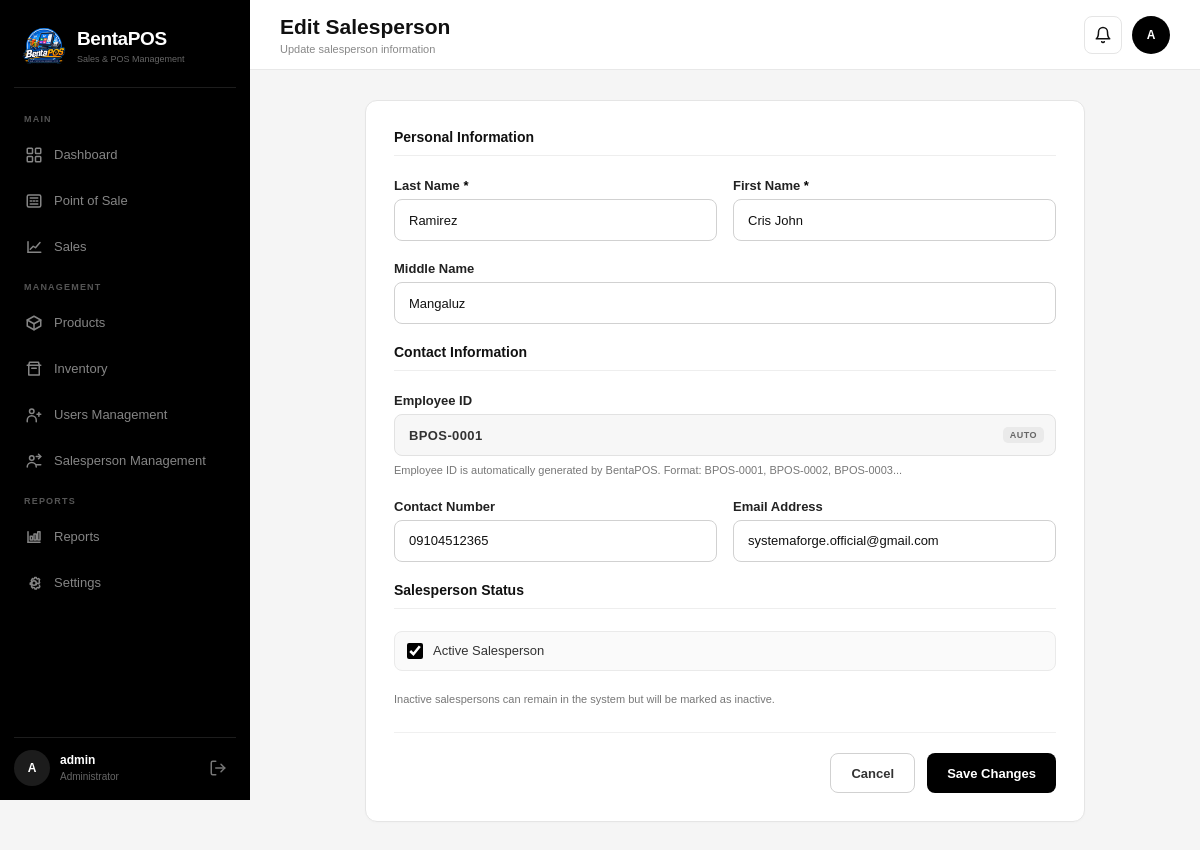
The app's page /kitaPos/salespersons/2/edit/ (signed in) with its own data.
### core/models.py (models this page shows, shortened)
class Salesperson(models.Model):
    first_name = models.CharField(
        max_length=100
    )
    middle_name = models.CharField(
        max_length=100,
        blank=True,
        null=True
    )
    last_name = models.CharField(
        max_length=100
    )
    employee_id = models.CharField(
        max_length=20,
        unique=True,
        blank=True,
        null=True
    )
    contact_number = models.CharField(
        max_length=30,
        blank=True,
        null=True
    )
    email_address = models.EmailField(
        blank=True,
        null=True
    )
    is_active = models.BooleanField(
        default=True
    )
    created_at = models.DateTimeField(
        auto_now_add=True
    )

### core/views.py (the view, shortened to what this page needs)
# urls.py: path("salespersons/<int:salesperson_id>/edit/", views.edit_salesperson, name="edit-salesperson"),
@login_required
@user_passes_test(is_superuser)
def edit_salesperson(request, salesperson_id):
    salesperson = get_object_or_404(
        Salesperson,
        id=salesperson_id
    )
    return render(
        request,
        "users/salesperson_form.html",
        {
            "is_edit": True,
            "salesperson": salesperson,
            "error": None
        }
    )

### core/templates/users/salesperson_form.html (shortened to what this page needs)
{% extends 'base.html' %}
{% block page_title %}
{% if is_edit %}
Edit Salesperson
{% else %}
Add New Salesperson
{% endif %}
{% endblock %}
{% block page_subtitle %}
{% if is_edit %}
Update salesperson information
{% else %}
Add a new salesperson to the system
{% endif %}
{% endblock %}
{% block content %}
<div class="salesperson-container">
<div class="salesperson-card">
<form
    method="POST"
    class="form-grid"
    autocomplete="off"
>
    <div class="section-title">
        Personal Information
    </div>
    <div class="form-row">
        <div class="form-group">
            <label
                for="id_last_name"
                class="form-label"
            >
                Last Name
                <span class="required">*</span>
            </label>
            <input
                type="text"
                name="last_name"
                id="id_last_name"
                class="form-input"
                required
                maxlength="100"
                {% if is_edit %}
                    value="{{ salesperson.last_name|default:'' }}"
                {% else %}
                    value="{{ request.POST.last_name|default:'' }}"
                {% endif %}
                placeholder="e.g. Dela Cruz"
            >
        </div>
        <div class="form-group">
            <label
                for="id_first_name"
                class="form-label"
            >
                First Name
                <span class="required">*</span>
            </label>
            <input
                type="text"
                name="first_name"
                id="id_first_name"
                class="form-input"
                required
                maxlength="100"
                {% if is_edit %}
                    value="{{ salesperson.first_name|default:'' }}"
                {% else %}
                    value="{{ request.POST.first_name|default:'' }}"
                {% endif %}
                placeholder="e.g. Juan"
            >
        </div>
    </div>
    <div class="form-group">
        <label
            for="id_middle_name"
            class="form-label"
        >
            Middle Name
        </label>
        <input
            type="text"
            name="middle_name"
            id="id_middle_name"
            class="form-input"
            maxlength="100"
            {% if is_edit %}
                value="{{ salesperson.middle_name|default:'' }}"
            {% else %}
                value="{{ request.POST.middle_name|default:'' }}"
            {% endif %}
            placeholder="e.g. Santos"
        >
    </div>
    <div class="section-title">
        Contact Information
    </div>
    <div class="form-group">
        <label
            for="id_employee_id"
            class="form-label"
        >
            Employee ID
        </label>
        <div class="auto-id-wrapper">
            <input
                type="text"
                name="employee_id"
                id="id_employee_id"
                class="form-input employee-id-input"
                maxlength="50"
                readonly
                {% if is_edit %}
                    value="{{ salesperson.employee_id|default:'' }}"
                {% else %}
                    value="{{ generated_employee_id|default:'BPOS-0001' }}"
                {% endif %}
            >
        </div>
        <span class="form-help">
            Employee ID is automatically generated by BentaPOS.
            Format: BPOS-0001, BPOS-0002, BPOS-0003...
        </span>
    </div>
    <div class="form-row">
        <div class="form-group">
            <label
                for="id_contact_number"
                class="form-label"
            >
                Contact Number
            </label>
            <input
                type="text"
                name="contact_number"
                id="id_contact_number"
                class="form-input"
                maxlength="20"
                {% if is_edit %}
                    value="{{ salesperson.contact_number|default:'' }}"
                {% else %}
                    value="{{ request.POST.contact_number|default:'' }}"
                {% endif %}
                placeholder="e.g. 09123456789"
            >
        </div>
        <div class="form-group">
            <label
                for="id_email_address"
                class="form-label"
            >
                Email Address
            </label>
            <input
                type="email"
                name="email_address"
                id="id_email_address"
                class="form-input"
                maxlength="254"
                {% if is_edit %}
                    value="{{ salesperson.email_address|default:'' }}"
                {% else %}
                    value="{{ request.POST.email_address|default:'' }}"
                {% endif %}
                placeholder="e.g. juan@example.com"
            >
        </div>
    </div>
    <div class="section-title">
        Salesperson Status
    </div>
    <label
        class="checkbox-group"
        for="id_is_active"
    >
        <input
            type="checkbox"
            name="is_active"
            id="id_is_active"
            {% if is_edit %}
                {% if salesperson.is_active %}
                    checked
                {% endif %}
            {% else %}
                checked
            {% endif %}
        >
        <span class="checkbox-label">
            Active Salesperson
        </span>
    </label>
    <span class="form-help">
        Inactive salespersons can remain in the system
        but will be marked as inactive.
    </span>
    <div class="form-actions">
        <a
            href="{% url 'salesperson-list' %}"
            class="btn-secondary"
        >
            Cancel
        </a>
        <button
            type="submit"
            class="btn-primary"
        >
            {% if is_edit %}
                Save Changes
            {% else %}
                Create Salesperson
            {% endif %}
        </button>
    </div>
</form>
</div>
</div>
{% endblock %}

### core/templates/base.html (shortened to what this page needs)
{% load static %}
<!DOCTYPE html>
<html lang="en">
<head>
</head>
<body>
<div class="dashboard-layout">
    <aside class="sidebar" id="sidebar">
        <div class="brand">
            <img src="{% static 'images/logo.png' %}" alt="BentaPOS Logo" class="brand-logo">
            <div class="brand-info">
                <h2 class="brand-name">BentaPOS</h2>
                <div class="brand-subtitle">Sales & POS Management</div>
            </div>
        </div>
        <nav class="navigation">
            <div class="navigation-label">Main</div>
            <a href="{% url 'admin-dashboard' %}" class="nav-link {% if request.resolver_match.url_name == 'admin-dashboard' %}active{% endif %}">
                <svg viewBox="0 0 24 24" fill="none" stroke-width="2" stroke-linecap="round" stroke-linejoin="round">
                    <rect x="3" y="3" width="7" height="7" rx="1"/>
                    <rect x="14" y="3" width="7" height="7" rx="1"/>
                    <rect x="3" y="14" width="7" height="7" rx="1"/>
                    <rect x="14" y="14" width="7" height="7" rx="1"/>
                </svg>
                <span>Dashboard</span>
            </a>
            <a href="{% url 'admin-pos' %}" class="nav-link {% if request.resolver_match.url_name == 'admin-pos' %}active{% endif %}">
                <svg viewBox="0 0 24 24" fill="none" stroke-width="2" stroke-linecap="round" stroke-linejoin="round">
                    <rect x="3" y="4" width="18" height="16" rx="2"/>
                    <path d="M7 8h10"/>
                    <path d="M7 12h2"/>
                    <path d="M11 12h2"/>
                    <path d="M15 12h2"/>
                    <path d="M7 16h10"/>
                </svg>
                <span>Point of Sale</span>
            </a>
            <a href="{% url 'sales' %}" class="nav-link {% if request.resolver_match.url_name == 'sales' %}active{% endif %}">
                <svg viewBox="0 0 24 24" fill="none" stroke-width="2" stroke-linecap="round" stroke-linejoin="round">
                    <path d="M4 19V5"/>
                    <path d="M4 19h17"/>
                    <path d="M7 15l4-4 3 2 6-7"/>
                </svg>
                <span>Sales</span>
            </a>
            <div class="navigation-label">Management</div>
            <a href="{% url 'product_list' %}" class="nav-link {% if request.resolver_match.url_name == 'product_list' %}active{% endif %}">
                <svg viewBox="0 0 24 24" fill="none" stroke-width="2" stroke-linecap="round" stroke-linejoin="round">
                    <path d="M21 8l-9-5-9 5 9 5 9-5z"/>
                    <path d="M3 8v8l9 5 9-5V8"/>
                    <path d="M12 13v8"/>
                </svg>
                <span>Products</span>
            </a>
            <a href="{% url 'inventory' %}" class="nav-link {% if request.resolver_match.url_name == 'inventory' %}active{% endif %}">
                <svg viewBox="0 0 24 24" fill="none" stroke-width="2" stroke-linecap="round" stroke-linejoin="round">
                    <path d="M3 7h18"/>
                    <path d="M5 7l1-4h12l1 4"/>
                    <path d="M5 7v13h14V7"/>
                    <path d="M9 11h6"/>
                </svg>
                <span>Inventory</span>
            </a>
            <a href="{% url 'staff_list' %}" class="nav-link {% if request.resolver_match.url_name == 'staff_list' %}active{% endif %}">
                <svg viewBox="0 0 24 24" fill="none" stroke-width="2" stroke-linecap="round" stroke-linejoin="round">
                    <circle cx="9" cy="7" r="3"/>
                    <path d="M3 21v-2a6 6 0 016-6h0a6 6 0 016 6v2"/>
                    <path d="M16 11h5"/>
                    <path d="M18.5 8.5v5"/>
                </svg>
                <span>Users Management</span>
            </a>
            <a href="{% url 'salesperson-list' %}"
            class="nav-link {% if request.resolver_match.url_name == 'salesperson-list' %}active{% endif %}">
                <span>Salesperson Management</span>
            </a>
            <div class="navigation-label">Reports</div>
            <a href="{% url 'reports' %}" class="nav-link {% if request.resolver_match.url_name == 'reports' %}active{% endif %}">
                <svg viewBox="0 0 24 24" fill="none" stroke-width="2" stroke-linecap="round" stroke-linejoin="round">
                    <path d="M4 19V5"/>
                    <path d="M4 19h16"/>
                    <rect x="7" y="11" width="3" height="5"/>
                    <rect x="12" y="8" width="3" height="8"/>
                    <rect x="17" y="5" width="3" height="11"/>
                </svg>
                <span>Reports</span>
            </a>
            <a href="#" class="nav-link {% if request.resolver_match.url_name == 'settings' %}active{% endif %}">
                <span>Settings</span>
            </a>
        </nav>
        <div class="sidebar-footer">
            <div class="sidebar-user">
                <div class="sidebar-user-avatar">
                    {% if user.is_authenticated %}
                        {{ user.username|first|upper }}
                    {% else %}
                        A
                    {% endif %}
                </div>
                <div class="sidebar-user-info">
                    <div class="sidebar-user-name">
                        {% if user.is_authenticated %}
                            {{ user.username }}
                        {% else %}
                            Admin
                        {% endif %}
                    </div>
                    <div class="sidebar-user-role">
                        {% if user.is_superuser %}
                            Administrator
                        {% elif user.is_staff %}
                            Staff
                        {% else %}
                            User
                        {% endif %}
                    </div>
                </div>
            </div>
            <form method="POST" action="{% url 'logout' %}" class="logout-form">
                <button type="submit" class="logout-icon-button" title="Logout">
                    <svg viewBox="0 0 24 24" fill="none" stroke="currentColor" stroke-width="2" stroke-linecap="round" stroke-linejoin="round">
                        <path d="M9 21H5a2 2 0 0 1-2-2V5a2 2 0 0 1 2-2h4"/>
                        <polyline points="16 17 21 12 16 7"/>
                        <line x1="21" y1="12" x2="9" y2="12"/>
                    </svg>
                </button>
            </form>
        </div>
    </aside>
    <main class="main">
        <header class="topbar">
            <div class="topbar-left">
                <div class="page-heading">
                    <h1>{% block page_title %}Dashboard{% endblock %}</h1>
                    <span>{% block page_subtitle %}Overview and analytics{% endblock %}</span>
                </div>
            </div>
            <div class="topbar-right">
                <button class="notification-button" aria-label="Notifications">
                    <svg viewBox="0 0 24 24" fill="none" stroke="currentColor" stroke-width="2" stroke-linecap="round" stroke-linejoin="round">
                        <path d="M18 8A6 6 0 0 0 6 8c0 7-3 9-3 9h18s-3-2-3-9"/>
                        <path d="M13.73 21a2 2 0 0 1-3.46 0"/>
                    </svg>
                </button>
                <div class="topbar-avatar">
                    {% if user.is_authenticated %}
                        {{ user.username|first|upper }}
                    {% else %}
                        A
                    {% endif %}
                </div>
            </div>
        </header>
        <div class="content">
            {% block content %}
            {% endblock %}
        </div>
    </main>
</div>
</body>
</html>

### records on screen
Salesperson: last_name "Ramirez", first_name "Cris John", middle_name "Mangaluz", employee_id "BPOS-0001", contact_number "09104512365", email_address "systemaforge.official@gmail.com", is_active "☑"

### other values on screen
{{ user.username|first|upper }} "A"
{{ user.username }} "admin"
